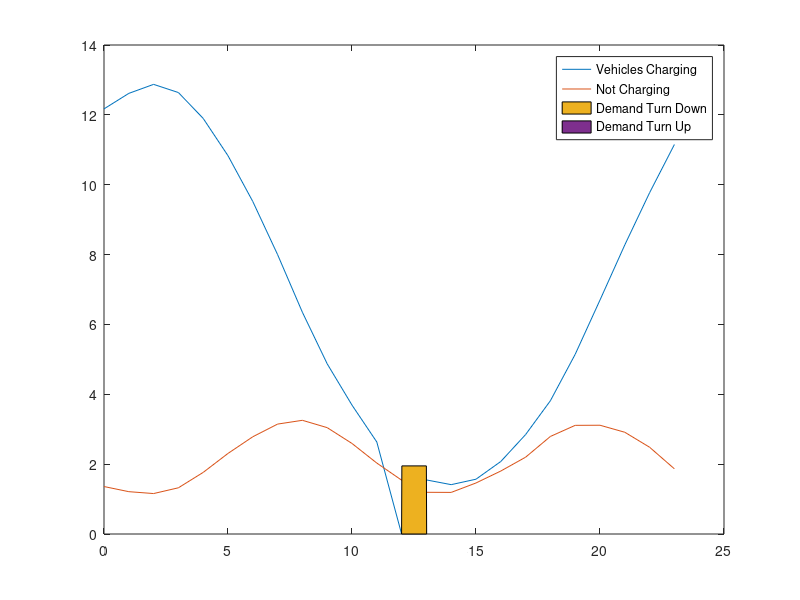

Source code (MATLAB): (Note: this script raises an error after producing the figure.)
%% Simulation Details
clear;
% DSR_hour is the hour the service is called upon
% DSR_direction is the service required: 0= no service, 1= turn down,
% 2=turn up

DSR_hour = 13;
DSR_direction = 1;
DSR_duration = 1;

%% Fleet Definitions
for n = 1
	%fleet def = [fleet_Size, StartSoC, Req_SoC, BatSize, ChargeRate]
	fleet_def = [5000, 0.5, 0.9, 40, 3];
	fleet_Size = fleet_def(1, 1);
	StartSoC = fleet_def(1, 2);
	Req_SoC = fleet_def(1, 3);
	BatSize = fleet_def(1, 4);
	ChargeRate = fleet_def(1, 5);
	DSR_duration = DSR_duration - 0.01;

	% Produce arrival and departue times using normal data
	rng('default') % For reproducibility
	%Arrival Times
	fleet_data(1, 1:fleet_Size) = normrnd(19.16,3.62,[fleet_Size, 1]);
	%Departure Time
	fleet_data(2, 1:fleet_Size) = normrnd(10.53,3.26,[fleet_Size, 1]);
	%Start SoC  
	fleet_data(3, 1:fleet_Size) = StartSoC; % using set amount to check integral of charge hours normrnd(0.3,0.1,[fleet_N, 1]);
	%Required SoC
	fleet_data(4, 1:fleet_Size) = Req_SoC; %  normrnd(8.5,0.5,[fleet_N, 1]);  % just set all vehicles to be planned for 90% complation charge
	%Current SoC
	fleet_data(5, 1:fleet_Size) = 0;
	%Current State
	fleet_data(6, 1:fleet_Size) = 0;
	%Priority
	fleet_data(7, 1:fleet_Size) = 0;
	%Battery Size (kWh)
	fleet_data(8, 1:fleet_Size) = BatSize;
	%Charge Rate (kW)
	fleet_data(9, 1:fleet_Size) = ChargeRate;
	%Other


   %As day is continuous need to move times greater tham 24 to next morning
	for x = 1 : length(fleet_data)
	    if  (fleet_data(1,x) >= 24)
	      fleet_data(1,x) = fleet_data(1,x) - 24 ;
	    end
	    if  (fleet_data(2,x) >= 24)
	      fleet_data(2,x) = fleet_data(2,x) - 24 ;
  	  	end
	end 

	% % Plot Histogram of arrivals and departures to make sure all times are <24h
	% figure;
	% yyaxis right
	% histogram(fleet_data(1,:),'BinWidth',0.5)
	% hold on
	% histogram(fleet_data(2,:),'BinWidth',0.5)
	% hold off
	% hold on
	% yyaxis left
	% fleet_ASAP = Charge_MidP(fleet_data);
	% plot(fleet_ASAP(1:24, 1), fleet_ASAP(1:24, 6))
	% hold off
	% legend('Vehicles at Home', 'Arrival', 'Departure')
	% title('Arrival and Departure distribution of fleet')
	% xlabel('Hour of Day') 
	% ylabel('Number of Vehicles') 
	% % print('Arrival and Departure Times','-dpng')
	% % close
end

%% Setup Simulation Variables
	FleetCharging(24, fleet_Size) = 0;
	FleetChargingDSR(24, fleet_Size) = 0;

%% Calculate 1/2 of fleet using ASAP Priority
for vehicle_num = 1 : length(fleet_data)/2
    %extract variables for vehicle
    current_vehicle(1:9, 1) = fleet_data(1:9, vehicle_num);
    t_arr =  current_vehicle(1, 1);
    t_dep = current_vehicle(2, 1);
    start_SoC = current_vehicle(3, 1);
    req_SoC = current_vehicle(4, 1);
    curr_SoC = current_vehicle(5, 1);
    bev_state = current_vehicle(6, 1);
    batt_size = current_vehicle(8, 1);
    charge_rate = current_vehicle(9, 1);

    hour_start = ceil(t_arr);
    
    
        for hour_t = hour_start : 24
        	hour = hour_t;
            %Check vehicle is at home
            for temp_half_hour = 1:1
                   time = hour;
                   if ((t_arr <= time)  &&  (time <= t_dep))
                       %if( home ) then state = -1
                       current_vehicle(6,1) = -1; 
                   elseif(  (t_dep < t_arr) && (time > t_arr)  )
                       current_vehicle(6,1) = -1; 
                   elseif(  (t_dep < t_arr) && (time < t_dep)  )
                       current_vehicle(6,1) = -1; 
                   else %else give state = 0
                       	current_vehicle(6,1) = 0; 
                   		%give current SoC = 0
                   		current_vehicle(5, 1) = 0;
                   end
                   bev_state = current_vehicle(6, 1);
            end

            %Calculate time plugged in
            for temp_half_hour = 1:1
                t_plugged_in = hour-t_arr;
                if (t_plugged_in<0)
                    t_plugged_in = t_plugged_in + 24;
                end
            end

            %Calculate time remaining plugged in
            for temp_half_hour = 1:1
                if ((t_dep< t_arr) && (t_dep < hour))
                 t_rem = t_dep-hour + 24;           
                else
                 t_rem = t_dep-hour;                    
                end
            end

            %Calculate Laxity
            for temp_half_hour = 1:1
            	curr_SoC = current_vehicle(5, 1);
                t_charge = (req_SoC-curr_SoC)*batt_size/charge_rate;
                t_laxity =  t_rem - t_charge ;
                %if laxity is negative set to 0
                if (t_laxity < 0)

                    t_laxity = 0;
                end
            end

            %Set Priority of Vehicle
            for temp_half_hour = 1:1
                if (bev_state == 0)             						%If not plugged in
                    %Set Priority to 0
                    priority = 0;  
                    %Set Laxity to Max
                    t_laxity = 24;

                elseif(req_SoC >= curr_SoC+charge_rate/batt_size)      	%Charge Vehicle
                    %Set Priority to 100
                    priority = 100;   
                    

                elseif(curr_SoC <= 1-+charge_rate/batt_size)   			% If Charged but available for DTU  
                    %Set Priority to 0
                    priority = 10;  
                    %Set Laxity to Max
                    t_laxity = 24;   
                else 													% If Charged but available for DTU  
                    %Set Priority to 0
                    priority = 0;  
                    %Set Laxity to Max
                    t_laxity = 24;   
                   	   
                end
            end

            %Charge Vehicles
            for temp_half_hour = 1:1
               cutoff_priority = 80;
               current_vehicle(5, 1) = curr_SoC;
               if ((DSR_hour <= hour) && (DSR_hour + DSR_duration >= hour)) % If within the DSR window
               		if (DSR_direction == 0) %No DSR Service Called
	                    if (bev_state == 0) % Not Plugged In
	                        %State = Not Plugged in
	                        current_vehicle(6, 1) = 0;

	                    elseif (priority < 10) %Do not Charge
	                        %State = Not Charging
	                        current_vehicle(6, 1) = 2;
	                        %Current SoC = Current SoC + hour of charge
	                        current_vehicle(5, 1) = current_vehicle(5, 1) + 0;

	                    elseif (priority >= cutoff_priority) %Above cutoff : Charge
	                        %State = Charging
	                        current_vehicle(6, 1) = 1;
	                        %Current SoC = Current SoC + hour of charge
	                        current_vehicle(5, 1) = current_vehicle(5, 1) + charge_rate/batt_size;

	                    else
	                        % Below cutoff for charge
	                        %State = Plugged in Not Charging
	                        current_vehicle(6, 1) = 2;
	                        %Current SoC = Current SoC;
	                        current_vehicle(5, 1) = current_vehicle(5, 1) + 0;
	                    end
	            	elseif (DSR_direction == 1) % Demand Turn Down
	                    if (bev_state == 0) % Not Plugged In
	                        %State = Not Plugged in
	                        current_vehicle(6, 1) = 0;

	                    elseif (priority <= 0) %Do not Charge
	                        %State = Not Charging
	                        current_vehicle(6, 1) = 2;
	                        %Current SoC = Current SoC + hour of charge
	                        current_vehicle(5, 1) = current_vehicle(5, 1) + 0;

	                    elseif (priority >= cutoff_priority) %Above cutoff : Should Charge
	                        %State = DTD
	                        current_vehicle(6, 1) = 3;
	                        %Current SoC = Current SoC
	                        current_vehicle(5, 1) = current_vehicle(5, 1) + 0;

	                    else
	                        % Below cutoff for charge
	                        %State = Plugged in Not Charging
	                        current_vehicle(6, 1) = 2;
	                        %Current SoC = Current SoC;
	                        current_vehicle(5, 1) = current_vehicle(5, 1) + 0;
	                    end

	            	elseif (DSR_direction == 2) % Demand Turn Up
	                    if (bev_state == 0) % Not Plugged In
	                        %State = Not Plugged in
	                        current_vehicle(6, 1) = 0;

	                    elseif (priority <= 0) %Do not Charge
	                        %State = Not Charging
	                        current_vehicle(6, 1) = 2;
	                        %Current SoC = Current SoC
	                        current_vehicle(5, 1) = current_vehicle(5, 1) + 0;

	                    elseif (priority >= cutoff_priority) %Above cutoff : Charge
	                        %State = Charging
	                        current_vehicle(6, 1) = 1;
	                        %Current SoC = Current SoC + hour of charge
	                        current_vehicle(5, 1) = current_vehicle(5, 1) + charge_rate/batt_size;

	                    else
	                        % Below cutoff for charge
	                        %State = Plugged in Not Charging
	                        current_vehicle(6, 1) = 4;
	                        %Current SoC = Current SoC + hour of charge
	                        current_vehicle(5, 1) = current_vehicle(5, 1) + charge_rate/batt_size;
	                    end
					end
                else
                    if (bev_state == 0) % Not Plugged In
                        %State = Not Plugged in
                        current_vehicle(6, 1) = 0;

                    elseif (priority <= 0) %Do not Charge
                        %State = Not Charging
                        current_vehicle(6, 1) = 2;
                        %Current SoC = Current SoC + hour of charge
                        current_vehicle(5, 1) = current_vehicle(5, 1) + 0;

                    elseif (priority >= cutoff_priority) %Above cutoff : Charge
                        %State = Charging
                        current_vehicle(6, 1) = 1;
                        %Current SoC = Current SoC + hour of charge
                        current_vehicle(5, 1) = current_vehicle(5, 1) + charge_rate/batt_size;

                    else
                        % Below cutoff for charge
                        %State = Plugged in Not Charging
                        current_vehicle(6, 1) = 2;
                        %Current SoC = Current SoC;
                        current_vehicle(5, 1) = current_vehicle(5, 1) + 0;
					end
                end

                	
                	
            end  

            % Record Vehicle Status

            fleet_data(1:9, vehicle_num) = current_vehicle(1:9, 1);
            FleetCharging(hour, vehicle_num) = fleet_data(6, vehicle_num);
            fleet_SoC(hour, vehicle_num) = fleet_data(5, vehicle_num);
            fleet_Priority(hour, vehicle_num) = priority;
		end
	

       for hour_t = 1 : hour_start-1        	
       		hour = hour_t;
            %Check vehicle is at home
            for temp_half_hour = 1:1
                   time = hour;
                   if ((t_arr <= time)  &&  (time <= t_dep))
                       %if( home ) then state = -1
                       current_vehicle(6,1) = -1; 
                   elseif(  (t_dep < t_arr) && (time > t_arr)  )
                       current_vehicle(6,1) = -1; 
                   elseif(  (t_dep < t_arr) && (time < t_dep)  )
                       current_vehicle(6,1) = -1; 
                   else %else give state = 0
                       	current_vehicle(6,1) = 0; 
                   		%give current SoC = 0
                   		current_vehicle(5, 1) = 0;
                   end
                   bev_state = current_vehicle(6, 1);
            end

            %Calculate time plugged in
            for temp_half_hour = 1:1
                t_plugged_in = hour-t_arr;
                if (t_plugged_in<0)
                    t_plugged_in = t_plugged_in + 24;
                end
            end

            %Calculate time remaining plugged in
            for temp_half_hour = 1:1
                if ((t_dep< t_arr) && (t_dep < hour))
                 t_rem = t_dep-hour + 24;           
                else
                 t_rem = t_dep-hour;                    
                end
            end

            %Calculate Laxity
            for temp_half_hour = 1:1
            	curr_SoC = current_vehicle(5, 1);
                t_charge = (req_SoC-curr_SoC)*batt_size/charge_rate;
                t_laxity =  t_rem - t_charge ;
                %if laxity is negative set to 0
                if (t_laxity < 0)

                    t_laxity = 0;
                end
            end

            %Set Priority of Vehicle
            for temp_half_hour = 1:1
                if (bev_state == 0)             						%If not plugged in
                    %Set Priority to 0
                    priority = 0;  
                    %Set Laxity to Max
                    t_laxity = 24;

                elseif(req_SoC >= curr_SoC+charge_rate/batt_size)      	%Charge Vehicle
                    %Set Priority to 100
                    priority = 100;   
                    

                elseif(curr_SoC <= 1-+charge_rate/batt_size)   			% If Charged but available for DTU  
                    %Set Priority to 0
                    priority = 10;  
                    %Set Laxity to Max
                    t_laxity = 24;   
                else 													% If Charged but available for DTU  
                    %Set Priority to 0
                    priority = 0;  
                    %Set Laxity to Max
                    t_laxity = 24;   
                   	   
                end
            end

            %Charge Vehicles
            for temp_half_hour = 1:1
               cutoff_priority = 80;
               current_vehicle(5, 1) = curr_SoC;
               if ((DSR_hour <= hour) && (DSR_hour + DSR_duration >= hour)) % If within the DSR window
               		if (DSR_direction == 0) %No DSR Service Called
	                    if (bev_state == 0) % Not Plugged In
	                        %State = Not Plugged in
	                        current_vehicle(6, 1) = 0;

	                    elseif (priority < 10) %Do not Charge
	                        %State = Not Charging
	                        current_vehicle(6, 1) = 2;
	                        %Current SoC = Current SoC + hour of charge
	                        current_vehicle(5, 1) = current_vehicle(5, 1) + 0;

	                    elseif (priority >= cutoff_priority) %Above cutoff : Charge
	                        %State = Charging
	                        current_vehicle(6, 1) = 1;
	                        %Current SoC = Current SoC + hour of charge
	                        current_vehicle(5, 1) = current_vehicle(5, 1) + charge_rate/batt_size;

	                    else
	                        % Below cutoff for charge
	                        %State = Plugged in Not Charging
	                        current_vehicle(6, 1) = 2;
	                        %Current SoC = Current SoC;
	                        current_vehicle(5, 1) = current_vehicle(5, 1) + 0;
	                    end
	            	elseif (DSR_direction == 1) % Demand Turn Down
	                    if (bev_state == 0) % Not Plugged In
	                        %State = Not Plugged in
	                        current_vehicle(6, 1) = 0;

	                    elseif (priority <= 0) %Do not Charge
	                        %State = Not Charging
	                        current_vehicle(6, 1) = 2;
	                        %Current SoC = Current SoC + hour of charge
	                        current_vehicle(5, 1) = current_vehicle(5, 1) + 0;

	                    elseif (priority >= cutoff_priority) %Above cutoff : Should Charge
	                        %State = DTD
	                        current_vehicle(6, 1) = 3;
	                        %Current SoC = Current SoC
	                        current_vehicle(5, 1) = current_vehicle(5, 1) + 0;

	                    else
	                        % Below cutoff for charge
	                        %State = Plugged in Not Charging
	                        current_vehicle(6, 1) = 2;
	                        %Current SoC = Current SoC;
	                        current_vehicle(5, 1) = current_vehicle(5, 1) + 0;
	                    end

	            	elseif (DSR_direction == 2) % Demand Turn Up
	                    if (bev_state == 0) % Not Plugged In
	                        %State = Not Plugged in
	                        current_vehicle(6, 1) = 0;

	                    elseif (priority <= 0) %Do not Charge
	                        %State = Not Charging
	                        current_vehicle(6, 1) = 2;
	                        %Current SoC = Current SoC
	                        current_vehicle(5, 1) = current_vehicle(5, 1) + 0;

	                    elseif (priority >= cutoff_priority) %Above cutoff : Charge
	                        %State = Charging
	                        current_vehicle(6, 1) = 1;
	                        %Current SoC = Current SoC + hour of charge
	                        current_vehicle(5, 1) = current_vehicle(5, 1) + charge_rate/batt_size;

	                    else
	                        % Below cutoff for charge
	                        %State = Plugged in Not Charging
	                        current_vehicle(6, 1) = 4;
	                        %Current SoC = Current SoC + hour of charge
	                        current_vehicle(5, 1) = current_vehicle(5, 1) + charge_rate/batt_size;
	                    end
					end
                else
                    if (bev_state == 0) % Not Plugged In
                        %State = Not Plugged in
                        current_vehicle(6, 1) = 0;

                    elseif (priority <= 0) %Do not Charge
                        %State = Not Charging
                        current_vehicle(6, 1) = 2;
                        %Current SoC = Current SoC + hour of charge
                        current_vehicle(5, 1) = current_vehicle(5, 1) + 0;

                    elseif (priority >= cutoff_priority) %Above cutoff : Charge
                        %State = Charging
                        current_vehicle(6, 1) = 1;
                        %Current SoC = Current SoC + hour of charge
                        current_vehicle(5, 1) = current_vehicle(5, 1) + charge_rate/batt_size;

                    else
                        % Below cutoff for charge
                        %State = Plugged in Not Charging
                        current_vehicle(6, 1) = 2;
                        %Current SoC = Current SoC;
                        current_vehicle(5, 1) = current_vehicle(5, 1) + 0;
					end
                end

                	
                	
            end  

            % Record Vehicle Status

            fleet_data(1:9, vehicle_num) = current_vehicle(1:9, 1);
            FleetCharging(hour, vehicle_num) = fleet_data(6, vehicle_num);
            fleet_SoC(hour, vehicle_num) = fleet_data(5, vehicle_num);
            fleet_Priority(hour, vehicle_num) = priority;
		end
               
end

%% Calculate 1/2 of fleet using ALAP Priority
for vehicle_num = 1+length(fleet_data)/2 : length(fleet_data)
    %extract variables for vehicle
    current_vehicle(1:9, 1) = fleet_data(1:9, vehicle_num);
    t_arr =  current_vehicle(1, 1);
    t_dep = current_vehicle(2, 1);
    start_SoC = current_vehicle(3, 1);
    req_SoC = current_vehicle(4, 1);
    curr_SoC = current_vehicle(5, 1);
    bev_state = current_vehicle(6, 1);
    batt_size = current_vehicle(8, 1);
    charge_rate = current_vehicle(9, 1);

    hour_start = ceil(t_arr);
    
    
        for hour_t = hour_start : 24
        	hour = hour_t;
            %Check vehicle is at home
            for temp_half_hour = 1:1
                   time = hour;
                   if ((t_arr <= time)  &&  (time <= t_dep))
                       %if( home ) then state = -1
                       current_vehicle(6,1) = -1; 
                   elseif(  (t_dep < t_arr) && (time > t_arr)  )
                       current_vehicle(6,1) = -1; 
                   elseif(  (t_dep < t_arr) && (time < t_dep)  )
                       current_vehicle(6,1) = -1; 
                   else %else give state = 0
                       	current_vehicle(6,1) = 0; 
                   		%give current SoC = 0
                   		current_vehicle(5, 1) = 0;
                   end
                   bev_state = current_vehicle(6, 1);
            end

            %Calculate time plugged in
            for temp_half_hour = 1:1
                t_plugged_in = hour-t_arr;
                if (t_plugged_in<0)
                    t_plugged_in = t_plugged_in + 24;
                end
            end

            %Calculate time remaining plugged in
            for temp_half_hour = 1:1
                if ((t_dep< t_arr) && (t_dep < hour))
                 t_rem = t_dep-hour + 24;           
                else
                 t_rem = t_dep-hour;                    
                end
            end

            %Calculate Laxity
            for temp_half_hour = 1:1
            	curr_SoC = current_vehicle(5, 1);
                t_charge = (req_SoC-curr_SoC)*batt_size/charge_rate;
                t_laxity =  t_rem - t_charge ;
                %if laxity is negative set to 0
                if (t_laxity < 0)

                    t_laxity = 0;
                end
            end

            %Set Priority of Vehicle 
            for temp_half_hour = 1:1
            	if (bev_state == 0)             %If not plugged in
	            	%Set Priority to 0
	            	priority = 0;  
	            	%Set Laxity to Max
	            	t_laxity = 24;
            
       			elseif(t_laxity <= 0.15)         %If Laxity less than 1 hour: Charge
            		%Set Priority to 100
            		priority = 100;  

            	elseif(curr_SoC <= 1-charge_rate/batt_size)  % Not Chraging but available for DTU  
                    %Set Priority to 0
                    priority = 10;  
                    %Set Laxity to Max
                    t_laxity = 24;   
        		else                            %Else Vehicle Fully Charged 
            		%Set Priority to 0
            		priority = 0;  
    			end
            end

            %Charge Vehicles
            for temp_half_hour = 1:1
               cutoff_priority = 80;
               current_vehicle(5, 1) = curr_SoC;
               if ((DSR_hour <= hour) && (DSR_hour + DSR_duration >= hour)) % If within the DSR window
               		if (DSR_direction == 0) %No DSR Service Called
	                    if (bev_state == 0) % Not Plugged In
	                        %State = Not Plugged in
	                        current_vehicle(6, 1) = 0;

	                    elseif (priority < 10) %Do not Charge
	                        %State = Not Charging
	                        current_vehicle(6, 1) = 2;
	                        %Current SoC = Current SoC + hour of charge
	                        current_vehicle(5, 1) = current_vehicle(5, 1) + 0;

	                    elseif (priority >= cutoff_priority) %Above cutoff : Charge
	                        %State = Charging
	                        current_vehicle(6, 1) = 1;
	                        %Current SoC = Current SoC + hour of charge
	                        current_vehicle(5, 1) = current_vehicle(5, 1) + charge_rate/batt_size;

	                    else
	                        % Below cutoff for charge
	                        %State = Plugged in Not Charging
	                        current_vehicle(6, 1) = 2;
	                        %Current SoC = Current SoC;
	                        current_vehicle(5, 1) = current_vehicle(5, 1) + 0;
	                    end
	            	elseif (DSR_direction == 1) % Demand Turn Down
	                    if (bev_state == 0) % Not Plugged In
	                        %State = Not Plugged in
	                        current_vehicle(6, 1) = 0;

	                    elseif (priority <= 0) %Do not Charge
	                        %State = Not Charging
	                        current_vehicle(6, 1) = 2;
	                        %Current SoC = Current SoC + hour of charge
	                        current_vehicle(5, 1) = current_vehicle(5, 1) + 0;

	                    elseif (priority >= cutoff_priority) %Above cutoff : Should Charge
	                        %State = DTD
	                        current_vehicle(6, 1) = 3;
	                        %Current SoC = Current SoC
	                        current_vehicle(5, 1) = current_vehicle(5, 1) + 0;

	                    else
	                        % Below cutoff for charge
	                        %State = Plugged in Not Charging
	                        current_vehicle(6, 1) = 2;
	                        %Current SoC = Current SoC;
	                        current_vehicle(5, 1) = current_vehicle(5, 1) + 0;
	                    end

	            	elseif (DSR_direction == 2) % Demand Turn Up
	                    if (bev_state == 0) % Not Plugged In
	                        %State = Not Plugged in
	                        current_vehicle(6, 1) = 0;

	                    elseif (priority <= 0) %Do not Charge
	                        %State = Not Charging
	                        current_vehicle(6, 1) = 2;
	                        %Current SoC = Current SoC
	                        current_vehicle(5, 1) = current_vehicle(5, 1) + 0;

	                    elseif (priority >= cutoff_priority) %Above cutoff : Charge
	                        %State = Charging
	                        current_vehicle(6, 1) = 1;
	                        %Current SoC = Current SoC + hour of charge
	                        current_vehicle(5, 1) = current_vehicle(5, 1) + charge_rate/batt_size;

	                    else
	                        % Below cutoff for charge
	                        %State = Plugged in Not Charging
	                        current_vehicle(6, 1) = 4;
	                        %Current SoC = Current SoC + hour of charge
	                        current_vehicle(5, 1) = current_vehicle(5, 1) + charge_rate/batt_size;
	                    end
					end
                else
                    if (bev_state == 0) % Not Plugged In
                        %State = Not Plugged in
                        current_vehicle(6, 1) = 0;

                    elseif (priority <= 0) %Do not Charge
                        %State = Not Charging
                        current_vehicle(6, 1) = 2;
                        %Current SoC = Current SoC + hour of charge
                        current_vehicle(5, 1) = current_vehicle(5, 1) + 0;

                    elseif (priority >= cutoff_priority) %Above cutoff : Charge
                        %State = Charging
                        current_vehicle(6, 1) = 1;
                        %Current SoC = Current SoC + hour of charge
                        current_vehicle(5, 1) = current_vehicle(5, 1) + charge_rate/batt_size;

                    else
                        % Below cutoff for charge
                        %State = Plugged in Not Charging
                        current_vehicle(6, 1) = 2;
                        %Current SoC = Current SoC;
                        current_vehicle(5, 1) = current_vehicle(5, 1) + 0;
					end
                end

                	
                	
            end  

            % Record Vehicle Status

            fleet_data(1:9, vehicle_num) = current_vehicle(1:9, 1);
            FleetCharging(hour, vehicle_num) = fleet_data(6, vehicle_num);
            fleet_SoC(hour, vehicle_num) = fleet_data(5, vehicle_num);
            fleet_Priority(hour, vehicle_num) = priority;
		end
	

       for hour_t = 1 : hour_start-1 
        	hour = hour_t;
            %Check vehicle is at home
            for temp_half_hour = 1:1
                   time = hour;
                   if ((t_arr <= time)  &&  (time <= t_dep))
                       %if( home ) then state = -1
                       current_vehicle(6,1) = -1; 
                   elseif(  (t_dep < t_arr) && (time > t_arr)  )
                       current_vehicle(6,1) = -1; 
                   elseif(  (t_dep < t_arr) && (time < t_dep)  )
                       current_vehicle(6,1) = -1; 
                   else %else give state = 0
                       	current_vehicle(6,1) = 0; 
                   		%give current SoC = 0
                   		current_vehicle(5, 1) = 0;
                   end
                   bev_state = current_vehicle(6, 1);
            end

            %Calculate time plugged in
            for temp_half_hour = 1:1
                t_plugged_in = hour-t_arr;
                if (t_plugged_in<0)
                    t_plugged_in = t_plugged_in + 24;
                end
            end

            %Calculate time remaining plugged in
            for temp_half_hour = 1:1
                if ((t_dep< t_arr) && (t_dep < hour))
                 t_rem = t_dep-hour + 24;           
                else
                 t_rem = t_dep-hour;                    
                end
            end

            %Calculate Laxity
            for temp_half_hour = 1:1
            	curr_SoC = current_vehicle(5, 1);
                t_charge = (req_SoC-curr_SoC)*batt_size/charge_rate;
                t_laxity =  t_rem - t_charge ;
                %if laxity is negative set to 0
                if (t_laxity < 0)

                    t_laxity = 0;
                end
            end

            %Set Priority of Vehicle 
            for temp_half_hour = 1:1
            	if (bev_state == 0)             %If not plugged in
	            	%Set Priority to 0
	            	priority = 0;  
	            	%Set Laxity to Max
	            	t_laxity = 24;
            
       			elseif(t_laxity <= 0.15)         %If Laxity less than 1 hour: Charge
            		%Set Priority to 100
            		priority = 100;  

            	elseif(curr_SoC <= 1-charge_rate/batt_size)  % Not Chraging but available for DTU  
                    %Set Priority to 0
                    priority = 10;  
                    %Set Laxity to Max
                    t_laxity = 24;   
        		else                            %Else Vehicle Fully Charged 
            		%Set Priority to 0
            		priority = 0;  
    			end
            end

            %Charge Vehicles
            for temp_half_hour = 1:1
               cutoff_priority = 80;
               current_vehicle(5, 1) = curr_SoC;
               if ((DSR_hour <= hour) && (DSR_hour + DSR_duration >= hour)) % If within the DSR window
               		if (DSR_direction == 0) %No DSR Service Called
	                    if (bev_state == 0) % Not Plugged In
	                        %State = Not Plugged in
	                        current_vehicle(6, 1) = 0;

	                    elseif (priority < 10) %Do not Charge
	                        %State = Not Charging
	                        current_vehicle(6, 1) = 2;
	                        %Current SoC = Current SoC + hour of charge
	                        current_vehicle(5, 1) = current_vehicle(5, 1) + 0;

	                    elseif (priority >= cutoff_priority) %Above cutoff : Charge
	                        %State = Charging
	                        current_vehicle(6, 1) = 1;
	                        %Current SoC = Current SoC + hour of charge
	                        current_vehicle(5, 1) = current_vehicle(5, 1) + charge_rate/batt_size;

	                    else
	                        % Below cutoff for charge
	                        %State = Plugged in Not Charging
	                        current_vehicle(6, 1) = 2;
	                        %Current SoC = Current SoC;
	                        current_vehicle(5, 1) = current_vehicle(5, 1) + 0;
	                    end
	            	elseif (DSR_direction == 1) % Demand Turn Down
	                    if (bev_state == 0) % Not Plugged In
	                        %State = Not Plugged in
	                        current_vehicle(6, 1) = 0;

	                    elseif (priority <= 0) %Do not Charge
	                        %State = Not Charging
	                        current_vehicle(6, 1) = 2;
	                        %Current SoC = Current SoC + hour of charge
	                        current_vehicle(5, 1) = current_vehicle(5, 1) + 0;

	                    elseif (priority >= cutoff_priority) %Above cutoff : Should Charge
	                        %State = DTD
	                        current_vehicle(6, 1) = 3;
	                        %Current SoC = Current SoC
	                        current_vehicle(5, 1) = current_vehicle(5, 1) + 0;

	                    else
	                        % Below cutoff for charge
	                        %State = Plugged in Not Charging
	                        current_vehicle(6, 1) = 2;
	                        %Current SoC = Current SoC;
	                        current_vehicle(5, 1) = current_vehicle(5, 1) + 0;
	                    end

	            	elseif (DSR_direction == 2) % Demand Turn Up
	                    if (bev_state == 0) % Not Plugged In
	                        %State = Not Plugged in
	                        current_vehicle(6, 1) = 0;

	                    elseif (priority <= 0) %Do not Charge
	                        %State = Not Charging
	                        current_vehicle(6, 1) = 2;
	                        %Current SoC = Current SoC
	                        current_vehicle(5, 1) = current_vehicle(5, 1) + 0;

	                    elseif (priority >= cutoff_priority) %Above cutoff : Charge
	                        %State = Charging
	                        current_vehicle(6, 1) = 1;
	                        %Current SoC = Current SoC + hour of charge
	                        current_vehicle(5, 1) = current_vehicle(5, 1) + charge_rate/batt_size;

	                    else
	                        % Below cutoff for charge
	                        %State = Plugged in Not Charging
	                        current_vehicle(6, 1) = 4;
	                        %Current SoC = Current SoC + hour of charge
	                        current_vehicle(5, 1) = current_vehicle(5, 1) + charge_rate/batt_size;
	                    end
					end
                else
                    if (bev_state == 0) % Not Plugged In
                        %State = Not Plugged in
                        current_vehicle(6, 1) = 0;

                    elseif (priority <= 0) %Do not Charge
                        %State = Not Charging
                        current_vehicle(6, 1) = 2;
                        %Current SoC = Current SoC + hour of charge
                        current_vehicle(5, 1) = current_vehicle(5, 1) + 0;

                    elseif (priority >= cutoff_priority) %Above cutoff : Charge
                        %State = Charging
                        current_vehicle(6, 1) = 1;
                        %Current SoC = Current SoC + hour of charge
                        current_vehicle(5, 1) = current_vehicle(5, 1) + charge_rate/batt_size;

                    else
                        % Below cutoff for charge
                        %State = Plugged in Not Charging
                        current_vehicle(6, 1) = 2;
                        %Current SoC = Current SoC;
                        current_vehicle(5, 1) = current_vehicle(5, 1) + 0;
					end
                end

                	
                	
            end  

            % Record Vehicle Status

            fleet_data(1:9, vehicle_num) = current_vehicle(1:9, 1);
            FleetCharging(hour, vehicle_num) = fleet_data(6, vehicle_num);
            fleet_SoC(hour, vehicle_num) = fleet_data(5, vehicle_num);
            fleet_Priority(hour, vehicle_num) = priority;
		end
               
end


%% Plot Results
	%Plot Fleet Activities per hour of day
    for temp_hour = 1:24

       plot_data1(temp_hour, 1) = fleet_Size - sum(FleetCharging(temp_hour, :)==0); 
       plot_data2(temp_hour, 1) = sum(FleetCharging(temp_hour, :)==1); 
       plot_data3(temp_hour, 1) = sum(FleetCharging(temp_hour, :)==2); 
       plot_time(temp_hour, 1) = temp_hour-1;

       temp_half_hour = 2* temp_hour - 1;
       plot_data4(temp_half_hour, 1) = sum(FleetCharging(temp_hour, :)==3); 
       plot_data5(temp_half_hour, 1) = sum(FleetCharging(temp_hour, :)==4); 
       plot_time2(temp_half_hour, 1) = temp_hour-0.99;
       
       temp_half_hour = 2* temp_hour;
       plot_data4(temp_half_hour, 1) = sum(FleetCharging(temp_hour, :)==3); 
       plot_data5(temp_half_hour, 1) = sum(FleetCharging(temp_hour, :)==4); 
       plot_time2(temp_half_hour, 1) = temp_hour-.001;
       
    end
	% figure
	% plot(plot_time, plot_data1, plot_time, plot_data2, plot_time, plot_data3, plot_time, plot_data4, plot_time, plot_data5)
	% legend('Vehicles at Home', 'Charging', 'Not Charging', 'Demand Turn Down', 'Demand Turn Up')
	
	%Plot Power Requirements
	figure
	plot(plot_time, plot_data2*ChargeRate/1000, plot_time, plot_data3*ChargeRate/1000) 
	hold on
	% Create area
	area(plot_time2,plot_data4*ChargeRate/1000,'DisplayName','plot_data4','LineWidth',0.1);
	area(plot_time2,plot_data5*ChargeRate/1000,'DisplayName','plot_data5','LineWidth',0.1);


	%plot_time, plot_data4*ChargeRate/1000, plot_time, plot_data5*ChargeRate/1000)
	legend('Vehicles Charging', 'Not Charging', 'Demand Turn Down', 'Demand Turn Up')
	s_title = '{\bf\fontsize{14} Power usage of Vehicle Fleet under Demand Response Call}';
	if(DSR_direction == 1)
		s_subTitle = 'DSR Service: Demand Turn Down, Time:' + string(DSR_hour) + ':00 - ' + string(DSR_hour+DSR_duration+0.01) + ':00' ;
	elseif(DSR_direction == 2)
		s_subTitle = 'DSR Service: Demand Turn Down, Time:' + string(DSR_hour) + ':00 - ' + string(DSR_hour+DSR_duration+0.01) + ':00' ;
	else(DSR_direction == 0)
		s_subTitle = 'DSR Service: No Service' ;
	end
	title( {s_title;s_subTitle},'FontWeight','Normal' )
	xlabel('Time of Day (hr)') 
	ylabel('Power (MW)') 
 
	% % Plot random vehicles SoC to check algorithm
	% vehicle1 = 6;
	% vehicle2 = 7;
	% vehicle3 = 8;
	% figure
	% plot(plot_time, fleet_SoC(:, vehicle1) , plot_time, fleet_SoC(:, vehicle2) , plot_time, fleet_SoC(:, vehicle3) )
	% legend('Vehicle 1','Vehicle 2','Vehicle 3')

	% % Plot random vehicles Priorities to check algorithm
	% figure
	% plot(plot_time, fleet_Priority(:, vehicle1) , plot_time, fleet_Priority(:, vehicle2) , plot_time, fleet_Priority(:, vehicle3) )
	% legend('Vehicle 1','Vehicle 2','Vehicle 3')

	% Plot Histogram of maximum SoC to check how many vehicles were not charged
	max_SoC(1, fleet_Size) = 0;
	for temp_half_hour = 1: fleet_Size
		max_SoC(1,temp_half_hour) = max(fleet_SoC(:, temp_half_hour))*100;
	end
	figure;
	histogram(max_SoC(1,:))
	title('Distribution of Vehicle State of Charge on Departure')
	xlabel('Departure SoC') 
	ylabel('Number of Vehicles') 


